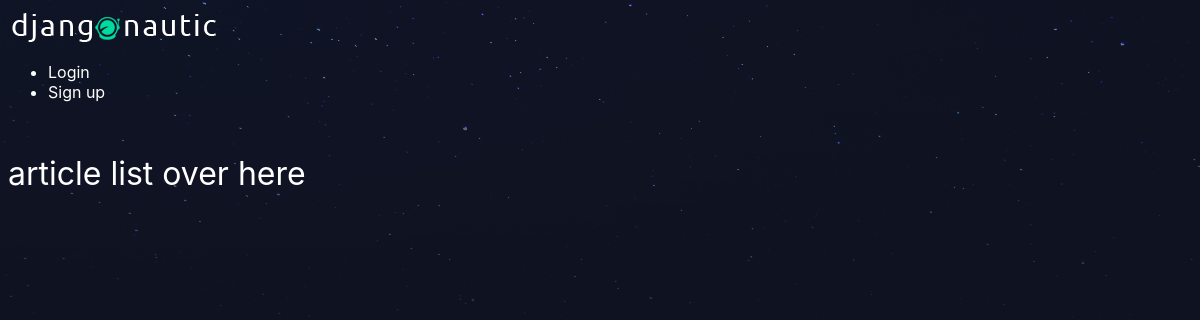
/articles/, run on an earlier commit of the app's database.
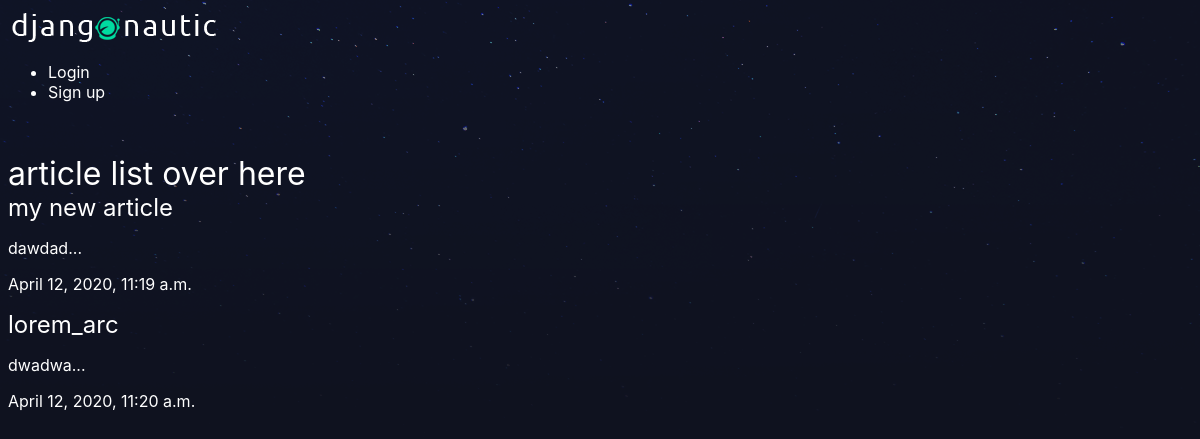
And on a later commit of the database.
### articles/models.py (models this page shows, shortened)
class Article(models.Model):
    title = models.CharField(max_length=100)
    slug = models.SlugField()
    body = models.TextField()
    date = models.DateTimeField(auto_now_add=True)
    col_test = models.CharField(default="", max_length=100)
    thumb = models.ImageField(default="default.png", blank=True)
    author = models.ForeignKey(User, default=None, on_delete=models.CASCADE)
    def snippet(self):
        return self.body[:50]

### articles/views.py (the view)
# urls.py: path('', views.article_list, name="article_list"),
def article_list(request):
    articles = Article.objects.all().order_by('date')
    return render(request, 'articles/article_list.html', {'articles': articles})

### articles/templates/articles/article_list.html
{% extends 'base_layout.html'%} {% block content%}
<h1>article list over here</h1>
<div id="articles">
  {% for article in articles %}
  <div class="article">
    <h2>
      <a href="{% url 'articles:article' slug=article.slug %}"
        >{{article.title}}</a
      >
    </h2>
    <p>{{article.snippet}}...</p>
    <p>{{article.date}}</p>
  </div>
  {% endfor %}
</div>
{% endblock%}

### mysite/templates/base_layout.html (shortened to what this page needs)
{% load static %}
<html lang="en">
  <head>
    <link rel="stylesheet" href="{% static 'styles.css' %}" />
  </head>
  <body>
    <header>
      <h1>
        <a href="{% url 'articles:article_list'%}"
          ><img src="{% static 'logo.png'%}" alt="logo"
        /></a>
      </h1>
      <nav>
        <ul>
          {% if user.is_authenticated %}
          <li>
            <form
              method="POST"
              class="logout-link"
              action="{% url 'accounts:logout'%}"
            >
              {% csrf_token %}
              <button type="submit">logout</button>
            </form>
          </li>
          <li>
            <a class="highlight" href="{% url 'articles:create'%}"
              >New article</a
            >
          </li>
          {% else %}
          <li>
            <a href="{% url 'accounts:login'%}">Login</a>
          </li>
          <li>
            <a href="{% url 'accounts:signup'%}">Sign up</a>
          </li>
          {% endif %}
        </ul>
      </nav>
    </header>
    <br />
    <br />
    <div class="wrapper">
      {% block content%} {% endblock%}
    </div>
  </body>
</html>

### assets/styles.css (style rules this page uses)
body { background-color: #0f121f; background-image: url(stars.png); background-repeat: no-repeat; color: #fff; }
body * { font-family: -apple-system, BlinkMacSystemFont, "Segoe UI", Roboto, Oxygen, Ubuntu, Cantarell, "Open Sans", "Helvetica Neue", sans-serif; }
h1, h2, h3, h4, h5 { font-weight: normal; margin: 0; }
a, a:hover, a:visited { color: #fff; text-decoration: none; }

What changed in the data, as far as the page shows it:
added Article: title "my new article", snippet "dawdad", date "April 12, 2020, 11:19 a.m."
added Article: title "lorem_arc", snippet "dwadwa", date "April 12, 2020, 11:20 a.m."
